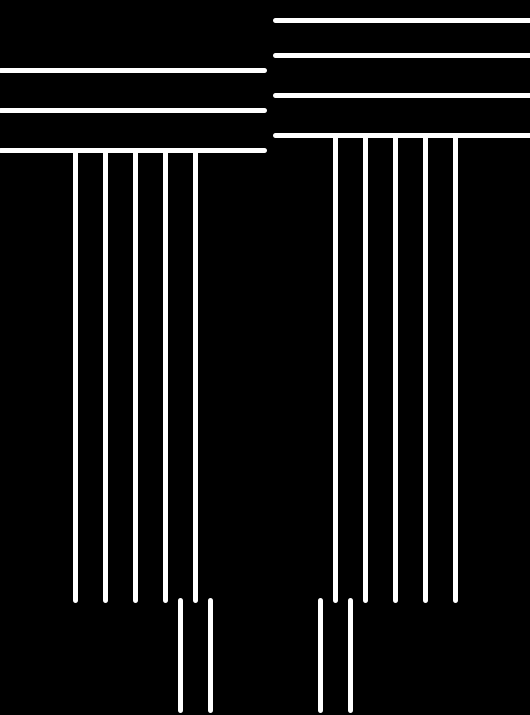
Frame 1 (no input)
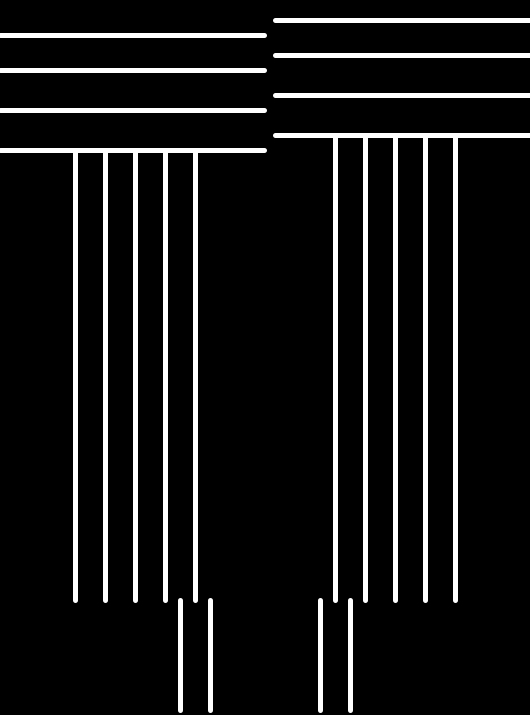
Frame 60 (the mouse pressed at the canvas centre just before this capture)
Frame 120 (the mouse held since frame 60 and released just before this capture): identical to frame 60, image omitted

The Processing sketch that drew these frames (run headless with seeded random() and noise(); from frame 60 on, the mouse is pressed at the canvas centre):

// Processing sketch: Week1Project
// ── Week1Project.pde
/*
Alfredo Hlito
Imagen Esquemática, 1985
*/

void setup(){
  size(530, 715);
  
}
void whiteLines(){
    stroke(255);
    strokeWeight(5);
}

void draw(){
  background(0);
  line(0, 35, 264, 35);
  whiteLines();
  line(0, 70, 264, 70);
  whiteLines();
  line(0, 110, 264, 110);
  whiteLines();
  line(0, 150, 264, 150);
  whiteLines();
  
  line(530, 20, 275, 20);
  whiteLines();
  line(530, 55, 275, 55);
  whiteLines();
  line(530, 95, 275, 95);
  whiteLines();
  line(530, 135, 275, 135);
  whiteLines();
  
  line(75, 150, 75, 600);
  whiteLines();
  line(105, 150, 105, 600);
  whiteLines();
  line(135, 150, 135, 600);
  whiteLines();
  line(165, 150, 165, 600);
  whiteLines();
  line(195, 150, 195, 600);
  whiteLines();
  
  line(455, 135, 455, 600);
  whiteLines();
  line(425, 135, 425, 600);
  whiteLines();
  line(395, 135, 395, 600);
  whiteLines();
  line(365, 135, 365, 600);
  whiteLines();
  line(335, 135, 335, 600);
  whiteLines();
  
  line(180, 600, 180, 710);
  whiteLines();
  line(210, 600, 210, 710);
  whiteLines();
  
  line(320, 600, 320, 710);
  whiteLines();
  line(350, 600, 350, 710);
  whiteLines();
  

}
